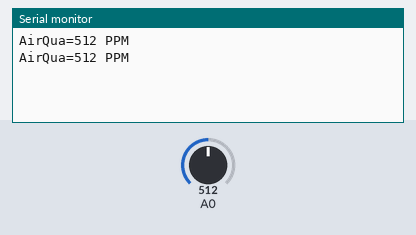
Simulated run of this sketch. Board: Arduino Uno, built with avr-gcc and run on an emulated ATmega328P. Parts: the last lines printed to the serial monitor. The inputs (shaded band) are chosen by the test bench; at power-on: A0 = 512.

Above: at 1.8 s.
1.9 s: A0 set to 716
At 2.7 s:
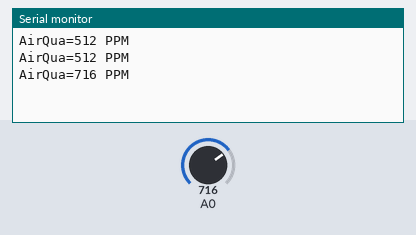
3.4 s: A0 set to 900
At 4.8 s:
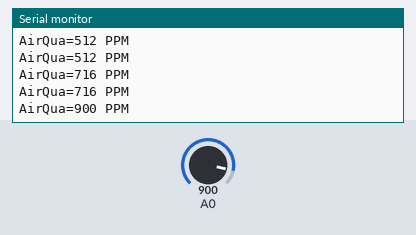
Timing chart, 0 to 6.4 s (numbered marks = the images above; inputs shaded):
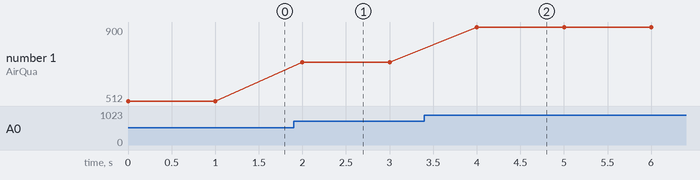

The sketch:

mq135.ino
```cpp
#include <LiquidCrystal.h>
int sensorValue;


void setup(){

Serial.begin(9600);                            // sets the serial port to 9600
 }
void loop(){
    sensorValue = analogRead(0);       // read analog input pin 0
    Serial.print("AirQua=");
    Serial.print(sensorValue, DEC);               // prints the value read
    Serial.println(" PPM");

delay(1000);                                   // wait 100ms for next reading
}
```

LORA_Receiver_STM.ino
```cpp

```

Measured:
- after the input at 1.9 s, the serial monitor: prints a new line after 0.10 s (image 1)
- after the input at 3.4 s, the serial monitor: prints a new line after 0.60 s (image 2)
- plotted number 1: 512 → 716 after the input at 1.9 s, 716 → 900 after the input at 3.4 s
